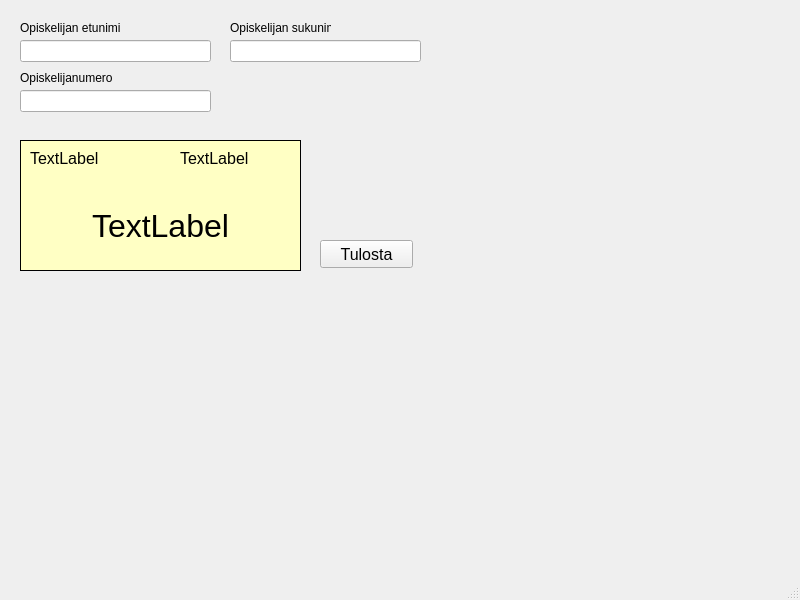
<?xml version="1.0" encoding="UTF-8"?>
<ui version="4.0">
 <class>MainWindow</class>
 <widget class="QMainWindow" name="MainWindow">
  <property name="geometry">
   <rect>
    <x>0</x>
    <y>0</y>
    <width>800</width>
    <height>600</height>
   </rect>
  </property>
  <property name="windowTitle">
   <string>MainWindow</string>
  </property>
  <widget class="QWidget" name="centralwidget">
   <widget class="QLabel" name="studentFirstNameLabel">
    <property name="geometry">
     <rect>
      <x>20</x>
      <y>20</y>
      <width>101</width>
      <height>16</height>
     </rect>
    </property>
    <property name="text">
     <string>Opiskelijan etunimi</string>
    </property>
   </widget>
   <widget class="QLineEdit" name="studentFirstNamLlineEdit">
    <property name="geometry">
     <rect>
      <x>20</x>
      <y>40</y>
      <width>191</width>
      <height>22</height>
     </rect>
    </property>
    <property name="font">
     <font>
      <pointsize>12</pointsize>
     </font>
    </property>
   </widget>
   <widget class="QLineEdit" name="studentLastNameLineEdit">
    <property name="geometry">
     <rect>
      <x>230</x>
      <y>40</y>
      <width>191</width>
      <height>22</height>
     </rect>
    </property>
    <property name="font">
     <font>
      <pointsize>12</pointsize>
     </font>
    </property>
   </widget>
   <widget class="QLabel" name="studentLastNameLabel">
    <property name="geometry">
     <rect>
      <x>230</x>
      <y>20</y>
      <width>101</width>
      <height>16</height>
     </rect>
    </property>
    <property name="text">
     <string>Opiskelijan sukunimi</string>
    </property>
   </widget>
   <widget class="QLineEdit" name="studentNumbeLlineEdit">
    <property name="geometry">
     <rect>
      <x>20</x>
      <y>90</y>
      <width>191</width>
      <height>22</height>
     </rect>
    </property>
    <property name="font">
     <font>
      <pointsize>12</pointsize>
     </font>
    </property>
    <property name="text">
     <string/>
    </property>
   </widget>
   <widget class="QLabel" name="studentNumberLabel">
    <property name="geometry">
     <rect>
      <x>20</x>
      <y>70</y>
      <width>101</width>
      <height>16</height>
     </rect>
    </property>
    <property name="text">
     <string>Opiskelijanumero</string>
    </property>
   </widget>
   <widget class="QFrame" name="stickerFrame">
    <property name="geometry">
     <rect>
      <x>20</x>
      <y>140</y>
      <width>281</width>
      <height>131</height>
     </rect>
    </property>
    <property name="styleSheet">
     <string notr="true">background-color: rgb(255, 255, 196);</string>
    </property>
    <property name="frameShape">
     <enum>QFrame::Box</enum>
    </property>
    <property name="frameShadow">
     <enum>QFrame::Plain</enum>
    </property>
    <widget class="QLabel" name="sticketFirstNameLabel">
     <property name="geometry">
      <rect>
       <x>10</x>
       <y>10</y>
       <width>101</width>
       <height>16</height>
      </rect>
     </property>
     <property name="font">
      <font>
       <pointsize>12</pointsize>
      </font>
     </property>
     <property name="text">
      <string>TextLabel</string>
     </property>
    </widget>
    <widget class="QLabel" name="sticketLastNameLabel">
     <property name="geometry">
      <rect>
       <x>160</x>
       <y>10</y>
       <width>101</width>
       <height>16</height>
      </rect>
     </property>
     <property name="font">
      <font>
       <pointsize>12</pointsize>
      </font>
     </property>
     <property name="text">
      <string>TextLabel</string>
     </property>
    </widget>
    <widget class="QLabel" name="label">
     <property name="geometry">
      <rect>
       <x>10</x>
       <y>70</y>
       <width>261</width>
       <height>31</height>
      </rect>
     </property>
     <property name="font">
      <font>
       <pointsize>24</pointsize>
      </font>
     </property>
     <property name="text">
      <string>TextLabel</string>
     </property>
     <property name="alignment">
      <set>Qt::AlignCenter</set>
     </property>
    </widget>
   </widget>
   <widget class="QPushButton" name="pushButton">
    <property name="geometry">
     <rect>
      <x>320</x>
      <y>240</y>
      <width>93</width>
      <height>28</height>
     </rect>
    </property>
    <property name="font">
     <font>
      <pointsize>12</pointsize>
     </font>
    </property>
    <property name="text">
     <string>Tulosta</string>
    </property>
   </widget>
  </widget>
  <widget class="QMenuBar" name="menubar">
   <property name="geometry">
    <rect>
     <x>0</x>
     <y>0</y>
     <width>800</width>
     <height>26</height>
    </rect>
   </property>
  </widget>
  <widget class="QStatusBar" name="statusbar"/>
 </widget>
 <resources/>
 <connections>
  <connection>
   <sender>studentFirstNamLlineEdit</sender>
   <signal>textChanged(QString)</signal>
   <receiver>sticketFirstNameLabel</receiver>
   <slot>setText(QString)</slot>
   <hints>
    <hint type="sourcelabel">
     <x>54</x>
     <y>83</y>
    </hint>
    <hint type="destinationlabel">
     <x>54</x>
     <y>184</y>
    </hint>
   </hints>
  </connection>
  <connection>
   <sender>studentLastNameLineEdit</sender>
   <signal>textChanged(QString)</signal>
   <receiver>sticketLastNameLabel</receiver>
   <slot>setText(QString)</slot>
   <hints>
    <hint type="sourcelabel">
     <x>254</x>
     <y>75</y>
    </hint>
    <hint type="destinationlabel">
     <x>228</x>
     <y>187</y>
    </hint>
   </hints>
  </connection>
  <connection>
   <sender>studentNumbeLlineEdit</sender>
   <signal>textChanged(QString)</signal>
   <receiver>label</receiver>
   <slot>setText(QString)</slot>
   <hints>
    <hint type="sourcelabel">
     <x>120</x>
     <y>128</y>
    </hint>
    <hint type="destinationlabel">
     <x>152</x>
     <y>253</y>
    </hint>
   </hints>
  </connection>
 </connections>
</ui>
